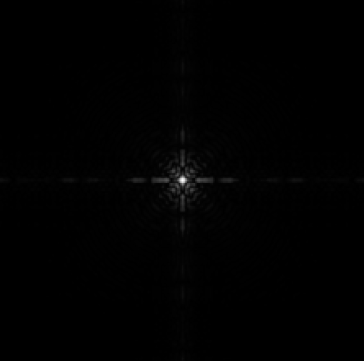
%> input picture Lab5/img5_a.bmp, 364 x 361 px
$ octave Lab5_1.m   (GNU Octave 9; MATLAB toolbox functions it lacks are replaced by stand-ins)
%> lines starting %> are read from the running program, lines starting %| are printed output that depends on the picture
a1 = imread('img5_a.bmp'); % Read the image
%> a1 is the input picture: size 361x364x3 uint8; min 0, max 255, mean 1.1

I2 = im2double(a1); %á»Å§¢éÍÁÙÅÀÒ¾ãËéÍÂÙèã¹ÃÙ»µÑÇàÅ¢ double

J = 1*log(1+I2); % c = 1
J2 = 2*log(1+I2); % c = 2
J3 = 5*log(1+I2); % c = 5

subplot(2,2,1),imshow(a1),title('Original Image');
subplot(2,2,2),imshow((J)),title('C = 1');
subplot(2,2,3),imshow((J2)),title('C = 2');
%> after `imshow((J2))`:
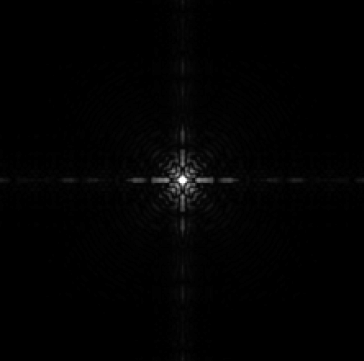
%> displayed picture: size 361x364x3, on the screen's scale of 0 to 255; min 0, max 255, mean 2.1
subplot(2,2,4),imshow((J3)),title('C = 5');
%> after `imshow((J3))`:
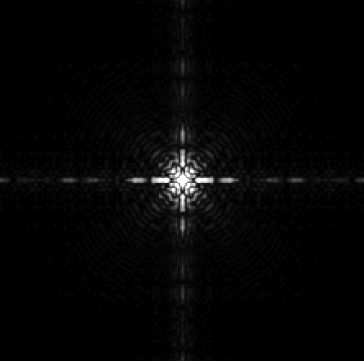
%> displayed picture: size 361x364x3, on the screen's scale of 0 to 255; min 0, max 255, mean 5.1
